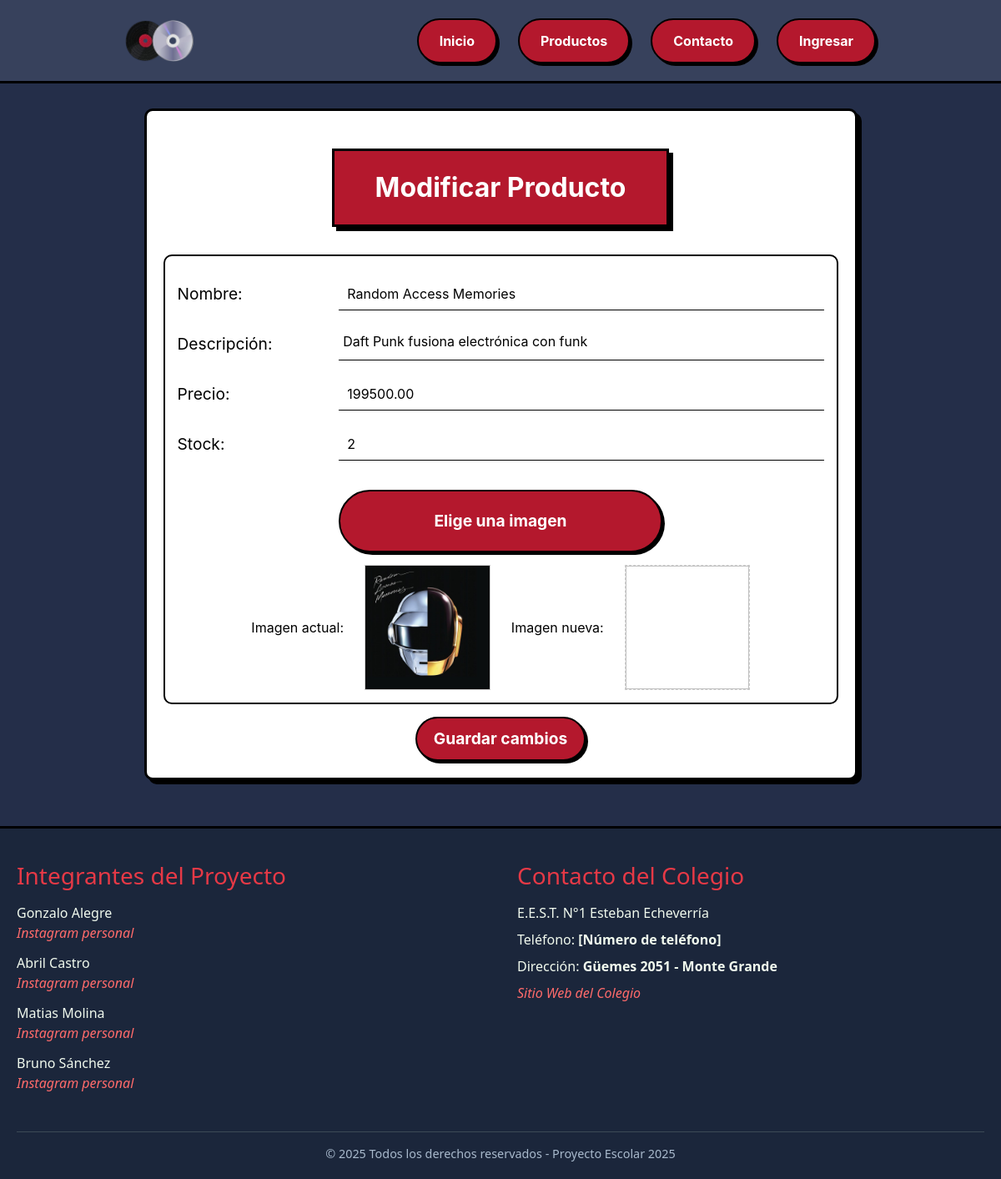
The page /Modificar/25/ on the database its author committed.
### Api/models.py (models this page shows, shortened)
class Producto(models.Model):
    Codigo = models.AutoField(primary_key=True)
    Nombre = models.CharField(max_length=100)
    Descripcion = models.TextField()
    Precio = models.DecimalField(max_digits=10, decimal_places=2)
    Stock = models.IntegerField()
    Imagen = models.ImageField(upload_to="Musimg", null=True)

### Api/views.py (the view)
# urls.py: path('Modificar/<int:codigo>/', Modificar, name='Modificar'),
def Modificar(request, codigo):
    producto = Producto.objects.get(Codigo=codigo)
    data = {
        'modproducto': ProductoForm(instance=producto)
    }
    if request.method == 'POST':
        formulario = ProductoForm(data=request.POST, files=request.FILES, instance=producto)
        if formulario.is_valid():
            formulario.save()
            messages.success(request, "Modificado correctamente!")
            return redirect('Registro')
    return render(request, 'Pages/Modificar.html', data)

### Api/forms.py
class ProductoForm(forms.ModelForm):
    class Meta:
        model = Producto
        fields = "__all__"
        widgets = {
            'Imagen': forms.FileInput(),
        }

### Api/context_processors.py (called while the page is built)
def low_stock_count(request):
    return {
        'low_stock_count': Producto.objects.filter(Stock__lt=5).count()
    }

### Api/templates/Pages/Modificar.html (shortened to what this page needs)
{% extends "index.html" %}
{% block content %}
<div class="contenedor-formulario">
    <form method="POST" enctype="multipart/form-data" class="formu">
        <div class="title">
            <h2>Modificar Producto</h2>
        </div>
        <div class="campos-formulario">
            <div>
                <label for="id_Nombre">Nombre:</label>
                {{ modproducto.Nombre }}
            </div>
            <div>
                <label for="id_Descripcion">Descripción:</label>
                {{ modproducto.Descripcion }}
            </div>
            <div>
                <label for="id_Precio">Precio:</label>
                {{ modproducto.Precio }}
            </div>
            <div>
                <label for="id_Stock">Stock:</label>
                {{ modproducto.Stock }}
            </div>
            <div class="pickimage">
                <label for="id_Imagen" class="btnsnd">Elige una imagen</label>
            </div>
            <div style="display: flex; justify-content: flex-start; margin: auto; margin-top: 15px;" class="previews">
                <div>
                    {% if modproducto.instance.Imagen %}
                        <p>Imagen actual:</p>
                        <img src="{{ modproducto.instance.Imagen.url }}" alt="Imagen actual" id="imgActual" style="max-height: 150px; border: 1px solid #ccc;">
                    {% endif %}
                </div>
                <div>
                    <p>Imagen nueva:</p>
                    <img id="imgPreview" style="height: 150px; border: 1px dashed #ccc; display: block; width: 150px; max-height: 150px; max-width: 150px;">
                </div>
            </div>
        </div>
        <input type="submit" value="Guardar cambios" class="btnsnd">
    </form>
</div>
{% endblock %}

### Api/static/css/style.css (style rules this page uses)
* { padding: 0; margin: 0; box-sizing: border-box; }
html { scroll-behavior: smooth; }
body { background: #242E49; font-family: Inter; }
.contenedor-formulario { display: flex; flex-direction: column; justify-content: center; align-items: center; min-height: 80vh; padding: 30px; }
:root { --section-background-color: #1B263B; --accent-color: #E63946; --secondary-accent-color: #FF6B6B; --text-color: #F1FAEE; --button-color: #E63946; }
.formu { background: #fff; color: #000; padding: 20px; border-radius: 10px; box-shadow: 5px 5px #000; border: 3px solid #000; width: 75%; display: flex; flex-direction: column; justify-content: center; text-align: center; align-items: center; margin-bottom: 25px; }
.formu label { display: block; color: #000; font-size: 1.2em; }
.formu input[type="text"], .formu input[type="number"], .formu input[type="file"], .formu textarea, .formu select { width: 75%; height: 40px; padding: 10px; margin: 10px 0; border: none; border-bottom: 1px solid #000; background-color: #fff; color: #000; font-size: 1em; }
.formu textarea { overflow: hidden !important; padding: 5px 5px; white-space: nowrap; resize: none !important; }
.formu input[type="submit"], .formu button { background-color: #B4182D; color: #fff; border: none; border: 2px solid #000; padding: 10px 20px; border-radius: 50px; font-size: 1.2em; cursor: pointer; transition: box-shadow .1s ease, transform .1s ease; margin-top: 15px; font-weight: bold; box-shadow: 3px 3px #000; }
.campos-formulario { justify-content: center; width: 100%; display: flex; color: #000; flex-direction: column; border: 2px solid #000; padding: 15px; border-radius: 10px; }
.campos-formulario div { display: flex; align-items: center; gap: 25px; justify-content: space-between; }
.title { background: #fff; text-align: center; margin-bottom: 0; width: 100%; display: flex; justify-content: center; padding-top: 25px; padding-bottom: 25px; }
.title h2 { background: #B4182D; width: 50%; padding: 25px; border: 3px solid #000; box-shadow: 5px 5px #000; color: #fff; font-weight: bold; transition: box-shadow .1s ease, transform .1s ease; }
p { margin-bottom: 0; }
.pickimage { flex-direction: column; }
.pickimage { flex-direction: row; justify-content: space-evenly !important; }
.pickimage label { border-radius: 100px; width: 50% !important; height: 75px !important; margin-top: 25px !important; background: #B4182D; border: 2px solid #000; box-shadow: 3px 3px #000; transition: transform .1s ease, box-shadow .1s ease; color: #fff; font-weight: bold; display: flex; justify-content: center; align-items: center; cursor: pointer; }

### rows shown on the page
Producto: Nombre "Random Access Memories", Descripcion "Daft Punk fusiona electrónica con funk", Precio "199500.00", Stock "2", instance.Imagen (picture)
